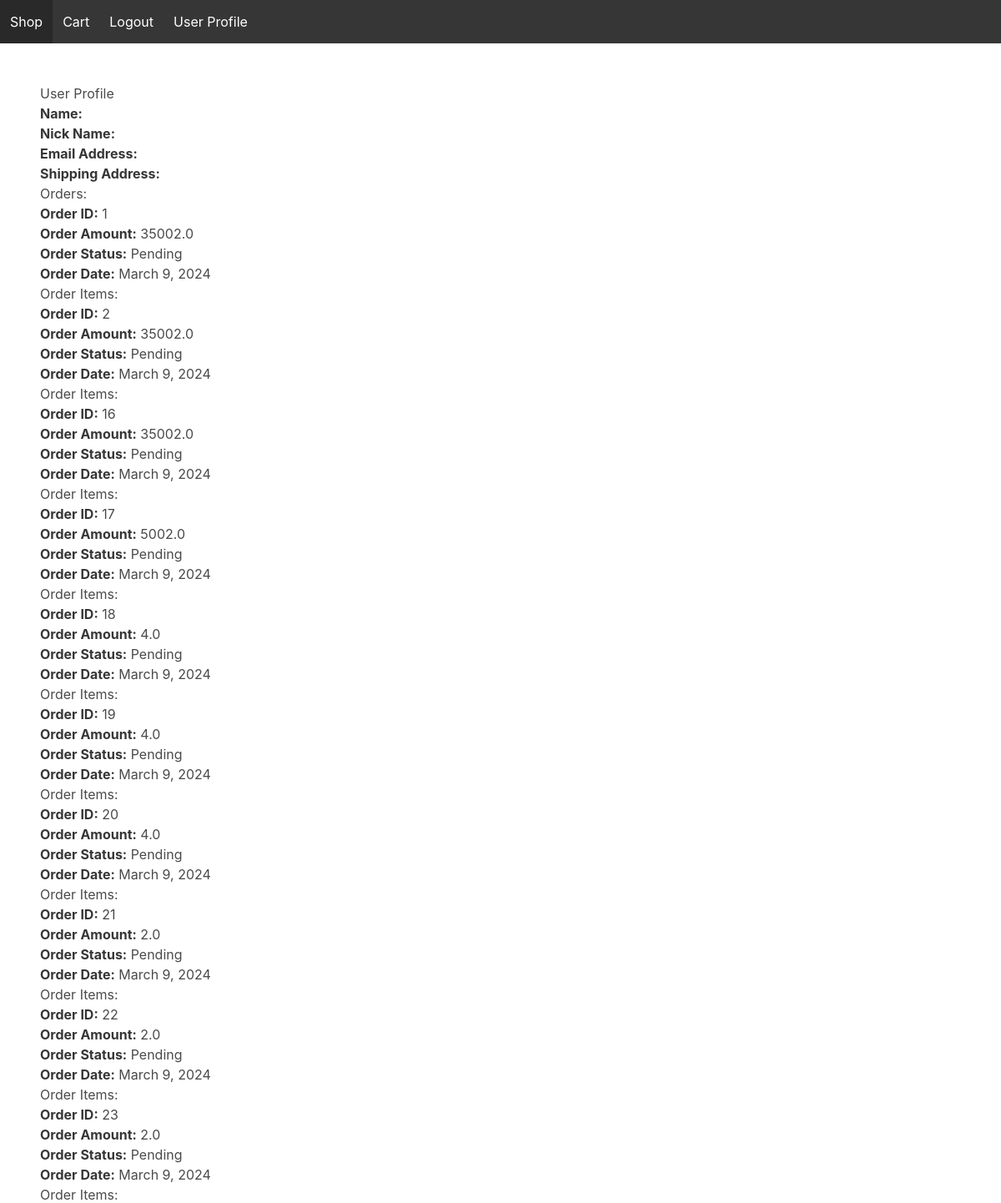
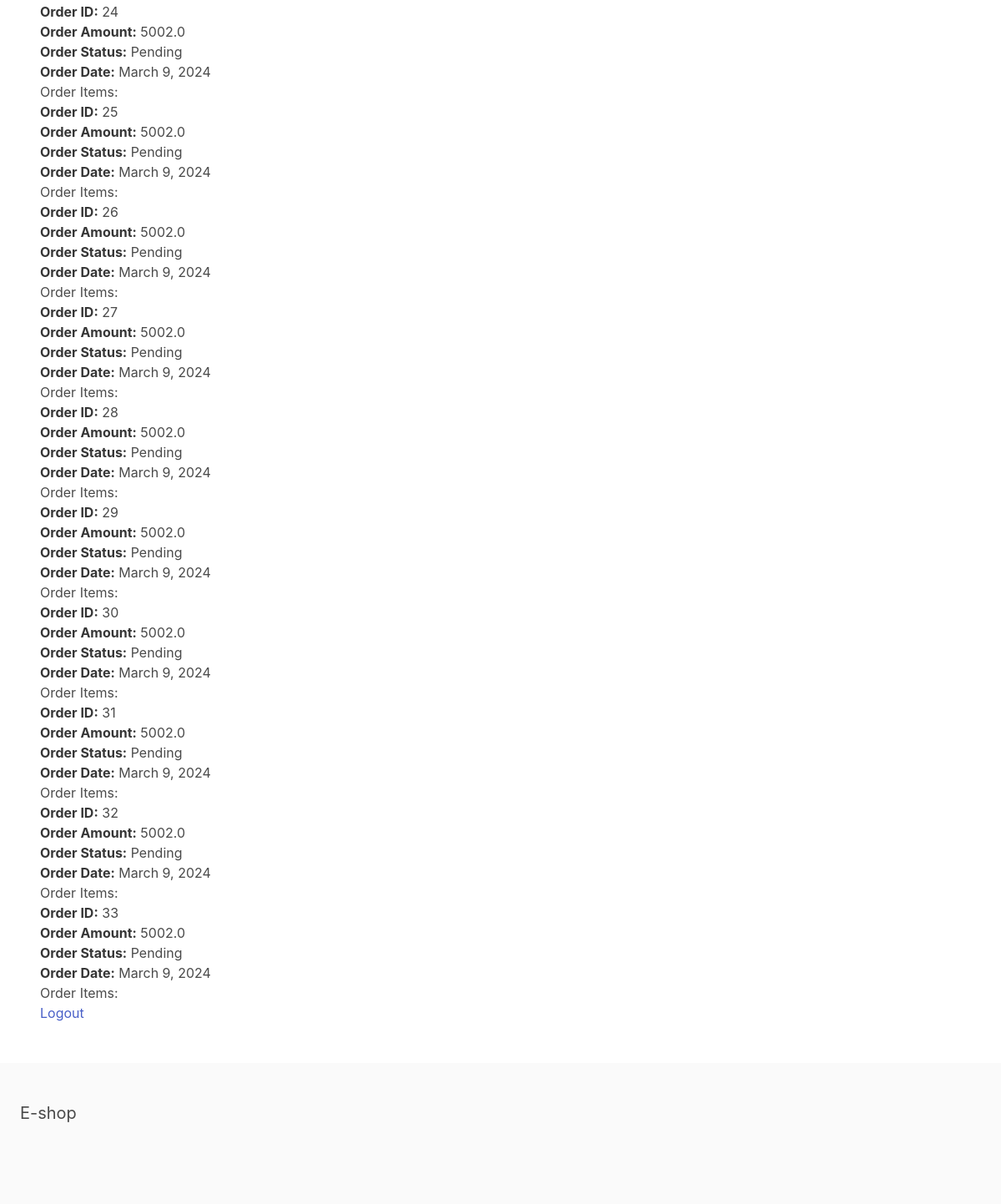
The page /user_profile/ (signed in) on the database its author committed (2 pictures, top to bottom).
### store/models.py (models this page shows)
class Order(models.Model):
    orderID = models.IntegerField(primary_key=True)
    userID = models.ForeignKey(CustomUser, on_delete=models.CASCADE)
    purchaseDate = models.DateField(auto_now_add=True)
    orderAmount = models.FloatField(default=0)
    orderStatus = models.CharField(max_length=255)

### store/views.py (the view)
# urls.py: path('user_profile/', user_profile, name='user_profile'),
def user_profile(request):
    user = request.user
    orders = Order.objects.filter(userID_id=user.userID)
    context = {
        'user': user,
        'orders': orders
    }
    return render(request, 'user_profile.html', context)

### templates/user_profile.html (shortened to what this page needs)
{% extends 'base.html' %}
{% block content %}
<h2>User Profile</h2>
<p><strong>Name:</strong> {{ user.name }}</p>
<p><strong>Nick Name:</strong> {{ user.nickName }}</p>
<p><strong>Email Address:</strong> {{ user.emailAddress }}</p>
<p><strong>Shipping Address:</strong> {{ user.shippingAddress }}</p>
<h2>Orders:</h2>
{% for order in orders %}
    <p><strong>Order ID:</strong> {{ order.orderID }}</p>
    <p><strong>Order Amount:</strong> {{ order.orderAmount }}</p>
    <p><strong>Order Status:</strong> {{ order.orderStatus }}</p>
    <p><strong>Order Date:</strong> {{ order.purchaseDate }}</p>
    <h3>Order Items:</h3>
{% endfor %}
<a href="{% url 'logout' %}">Logout</a>
{% endblock %}

### rows shown on the page
Order: orderID "1", orderAmount "35002.0", orderStatus "Pending", purchaseDate "March 9, 2024"
Order: orderID "2", orderAmount "35002.0", orderStatus "Pending", purchaseDate "March 9, 2024"
Order: orderID "16", orderAmount "35002.0", orderStatus "Pending", purchaseDate "March 9, 2024"
Order: orderID "17", orderAmount "5002.0", orderStatus "Pending", purchaseDate "March 9, 2024"
Order: orderID "18", orderAmount "4.0", orderStatus "Pending", purchaseDate "March 9, 2024"
Order: orderID "19", orderAmount "4.0", orderStatus "Pending", purchaseDate "March 9, 2024"
Order: orderID "20", orderAmount "4.0", orderStatus "Pending", purchaseDate "March 9, 2024"
Order: orderID "21", orderAmount "2.0", orderStatus "Pending", purchaseDate "March 9, 2024"
Order: orderID "22", orderAmount "2.0", orderStatus "Pending", purchaseDate "March 9, 2024"
Order: orderID "23", orderAmount "2.0", orderStatus "Pending", purchaseDate "March 9, 2024"
Order: orderID "24", orderAmount "5002.0", orderStatus "Pending", purchaseDate "March 9, 2024"
Order: orderID "25", orderAmount "5002.0", orderStatus "Pending", purchaseDate "March 9, 2024"
Order: orderID "26", orderAmount "5002.0", orderStatus "Pending", purchaseDate "March 9, 2024"
Order: orderID "27", orderAmount "5002.0", orderStatus "Pending", purchaseDate "March 9, 2024"
Order: orderID "28", orderAmount "5002.0", orderStatus "Pending", purchaseDate "March 9, 2024"
Order: orderID "29", orderAmount "5002.0", orderStatus "Pending", purchaseDate "March 9, 2024"
Order: orderID "30", orderAmount "5002.0", orderStatus "Pending", purchaseDate "March 9, 2024"
Order: orderID "31", orderAmount "5002.0", orderStatus "Pending", purchaseDate "March 9, 2024"
Order: orderID "32", orderAmount "5002.0", orderStatus "Pending", purchaseDate "March 9, 2024"
Order: orderID "33", orderAmount "5002.0", orderStatus "Pending", purchaseDate "March 9, 2024"
